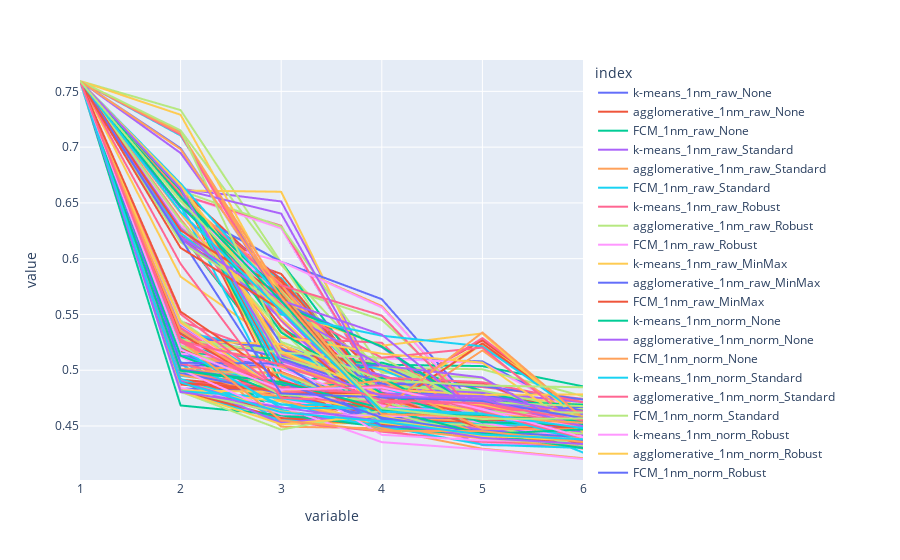

Notebook cell for this chart:
### Markdown cell above
# All Combinations

### Code cell
plot_clustering_results('../data/', samplings, ref_types, normalizations, ['k-means', 'agglomerative', 'FCM'])
